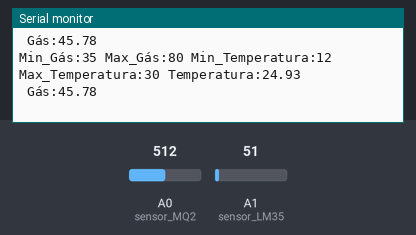
Simulated run of this sketch. Board: Arduino Uno, built with avr-gcc and run on an emulated ATmega328P. Shown: the last lines printed to the serial monitor. The inputs (shaded band) are chosen by the test bench; at power-on: A0 (sensor_MQ2) = 512, A1 (sensor_LM35) = 51.

Above: at 5.8 s.
5.9 s: A0 (sensor_MQ2) set to 987
At 6.73 s:
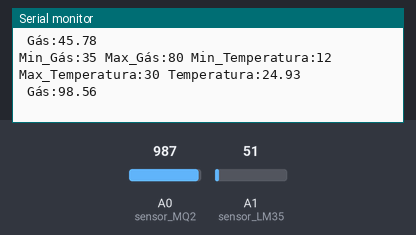
9.0 s: A0 (sensor_MQ2) set to 1008
At 9.38 s:
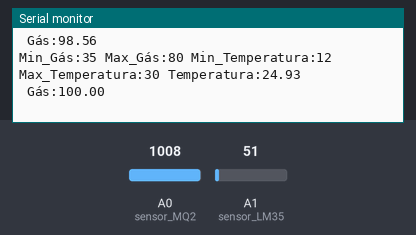
Timing chart, 0 to 11.5 s (numbered marks = the images above; inputs shaded):
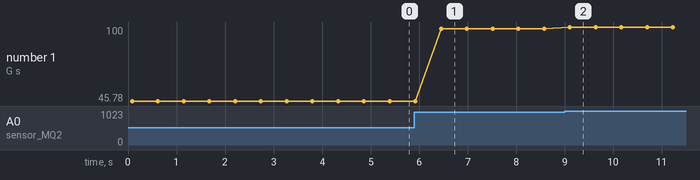

The sketch:

Programacao_LM35_MQ2.ino
```cpp
const int sensor_MQ2 = A0; // Porta do Sensor MQ2
const int sensor_LM35 = A1; // Porta do Sensor LM35

const int min = 100; // Valores para conversão das informações do MQ2
const int max = 1000; // Valores para conversão das informações do MQ2
float valor_MQ2 = 0; // Variável onde iremos atribuir as informações vindas do sensor de Gás
float valor_LM35 = 0; // Variável onde iremos atribuir as informações vindas do sensor de Temperatura


void setup() {
  Serial.begin(9600); // Iniciando o Monitor Serial
}

void loop() {
  valor_MQ2 = analogRead(sensor_MQ2); // Atribuindo os valores do sensor de Gás
  valor_LM35 = analogRead(sensor_LM35); // Atribuindo os valores do sensor de Temperatura

  // Convertendo os valores do sensor de Gás para porcentagem
    float porcentagem_gas = ((float)(valor_MQ2 - min) / (max - min)) * 100;

  // Convertendo os valores do sensor de Temperatura para graus celsius
    float temperaturaCelsius = (valor_LM35 * 5.0 / 1023.0) / 0.01;

  // Verificando se o sensor MQ2 está funcionando corretamente
  if (porcentagem_gas < 0) {
    porcentagem_gas = 0;
  } else if (porcentagem_gas > 100) {
    porcentagem_gas = 100;
  }

  // Verificando se o sensor LM35 está funcionando corretamente
  if (temperaturaCelsius < 0){
    temperaturaCelsius = 0;
  }


  // Exibindo valores no Monitor Serial

  // Valores mínimos e máximos
  Serial.print("Min_Gás:");
  Serial.print(35);
  Serial.print(" ");
  Serial.print("Max_Gás:");
  Serial.print(80);
  Serial.print(" ");
  Serial.print("Min_Temperatura:");
  Serial.print(12);
  Serial.print(" ");
  Serial.print("Max_Temperatura:");
  Serial.print(30);
  Serial.print(" ");

  // Valores dos Sensores
  Serial.print("Temperatura:");
  Serial.println(temperaturaCelsius);
  Serial.print(" ");
  Serial.print("Gás:");
  Serial.println(porcentagem_gas);

  // Determinando o tempo do loop
  delay(500);
}
```

Measured:
- after the input at 5.9 s, the serial monitor: prints a new line after 0.55 s (image 1)
- after the input at 9.0 s, the serial monitor: prints a new line after 0.10 s (image 2)
- plotted number 1: 45.78 → 98.56 after the input at 5.9 s, 98.56 → 100 after the input at 9.0 s
